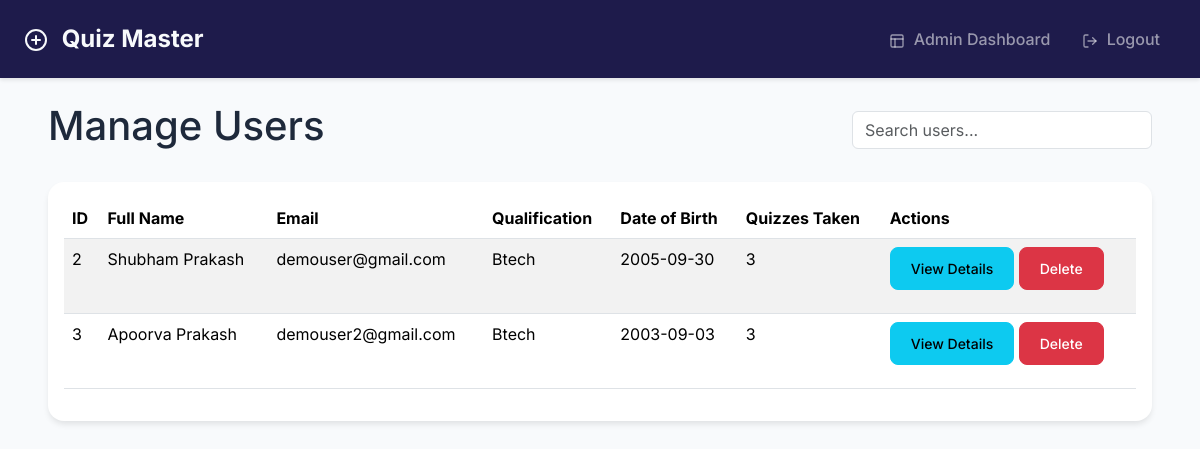
Before: /admin/users (signed in) with the older database file.
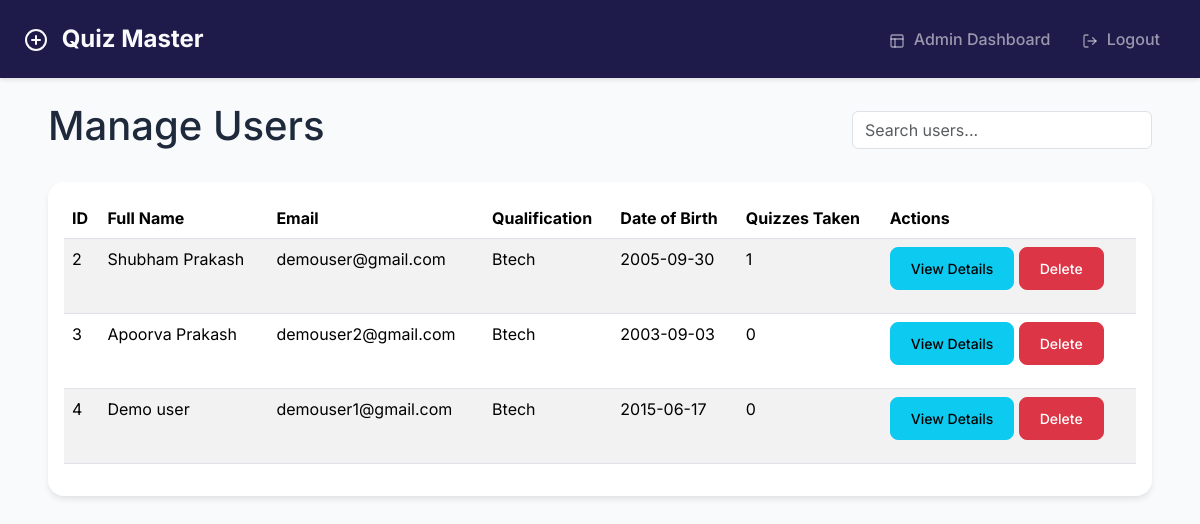
After: the same page with the newer database file.
### models/models.py (models this page shows)
class User(UserMixin, db.Model):
    id = db.Column(db.Integer, primary_key=True)
    username = db.Column(db.String(120), unique=True, nullable=False)
    password = db.Column(db.String(200), nullable=False)
    full_name = db.Column(db.String(100), nullable=False)
    qualification = db.Column(db.String(100))
    dob = db.Column(db.Date)
    is_admin = db.Column(db.Boolean, default=False)
    quiz_scores = db.relationship('Score', backref='user', lazy=True)

### controllers/admin.py (the view)
@admin.route('/admin/users')
@login_required
@admin_required
def manage_users():
    users = User.query.filter_by(is_admin=False).all()
    return render_template('admin/users.html', users=users)

### app.py (called while the page is built)
@login_manager.user_loader
def load_user(user_id):
    return User.query.get(int(user_id))

### controllers/admin.py (called while the page is built)
def admin_required(f):
    @wraps(f)
    def decorated_function(*args, **kwargs):
        if not current_user.is_authenticated or not current_user.is_admin:
            flash('Access denied.', 'danger')
            return redirect(url_for('auth.login'))
        return f(*args, **kwargs)
    return decorated_function

### templates/admin/users.html (shortened to what this page needs)
{% extends "base.html" %}
{% block content %}
<div class="container">
    <div class="d-flex justify-content-between align-items-center mb-4">
        <h1>Manage Users</h1>
        <div>
            <input type="text" id="userSearch" class="form-control" placeholder="Search users...">
        </div>
    </div>
    <div class="card">
        <div class="card-body">
            <div class="table-responsive">
                <table class="table table-striped" id="usersTable">
                    <thead>
                        <tr>
                            <th>ID</th>
                            <th>Full Name</th>
                            <th>Email</th>
                            <th>Qualification</th>
                            <th>Date of Birth</th>
                            <th>Quizzes Taken</th>
                            <th>Actions</th>
                        </tr>
                    </thead>
                    <tbody>
                        {% for user in users %}
                        <tr>
                            <td>{{ user.id }}</td>
                            <td>{{ user.full_name }}</td>
                            <td>{{ user.username }}</td>
                            <td>{{ user.qualification }}</td>
                            <td>{{ user.dob.strftime('%Y-%m-%d') }}</td>
                            <td>{{ user.quiz_scores|length }}</td>
                            <td>
                                <button class="btn btn-sm btn-info"
                                        onclick="viewUserDetails({{ user.id }})"
                                        data-bs-toggle="modal"
                                        data-bs-target="#userDetailsModal">
                                    View Details
                                </button>
                                <a href="{{ url_for('admin.delete_user', id=user.id) }}"
                                   class="btn btn-sm btn-danger"
                                   onclick="return confirm('Are you sure you want to delete this user?')">
                                    Delete
                                </a>
                            </td>
                        </tr>
                        {% endfor %}
                    </tbody>
                </table>
            </div>
        </div>
    </div>
</div>
{% endblock %}

Changed rows visible on the page:
computed for User "Shubham Prakash": quiz_scores|length "3" → "1"
computed for User "Apoorva Prakash": quiz_scores|length "3" → "0"
added User: id "4", full_name "Demo user", username "demouser1@gmail.com", qualification "Btech", dob "2015-06-17", quiz_scores|length "0"
